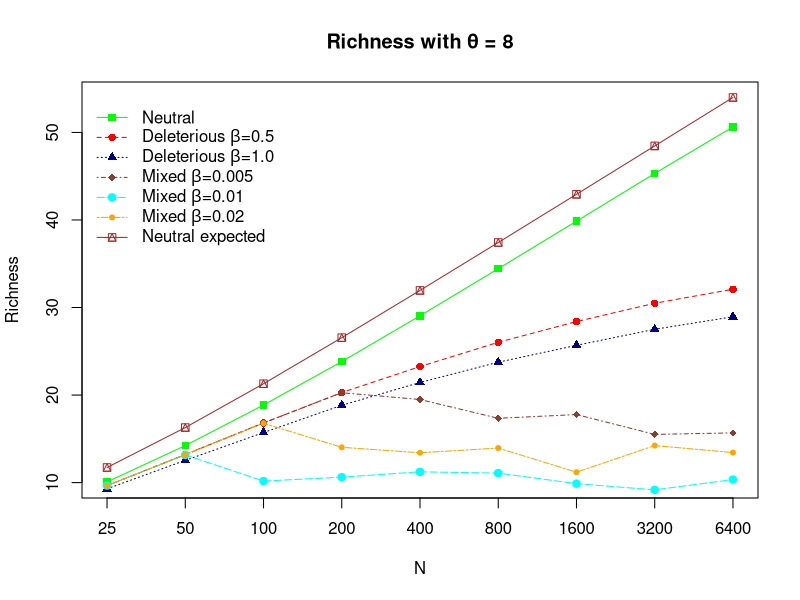

Write the R code that produced this figure. (Note: this script raises an error after producing the figure.)
# R code which produces the richness plot or plots for the infinite alleles model for the Nearly Neutral paper
# This code can be pasted into R or read into R using the R source command.
#if( flag2_27 ){ setwd("../02_27_17") }
setwd("../Box Sync/nearly-neutral/paper3_18/results/Richness_figure3")   # May not work, but shows the folder containing the data

del05 = read.csv("nn_del_Nmulist_fm45_N25_6400_theta0.5.csv",comment.char="#")
del10 = read.csv("nn_del_Nmulist_fm45_N25_6400_theta1.csv",comment.char="#")
mix05 = read.csv("nn_mixed_Nmulist_fm45_prob0.01_N25_6400_theta0.5_0.005.csv",comment.char="#")
mix1 = read.csv("nn_mixed_Nmulist_fm45_prob0.01_N25_6400_theta0.5_0.01.csv",comment.char="#")
mix2 = read.csv("nn_mixed_Nmulist_fm45_prob0.01_N25_6400_theta0.5_0.02.csv",comment.char="#")
neut = read.csv("nn_neut_Nmulist_fm45_N25_6400.csv",comment.char="#")

# these must come before subset statements
#nmu=0.5
#nmu=1.0
#nmu=2.0
nmu=4.0
neutstats=subset(neut,N_mu==nmu,select=c(N,N_mu,expected_w_heteroz,w_heteroz,expected_richness,average_richness,IQV))
del05stats=subset(del05,N_mu==nmu,select=c(N,N_mu,expected_w_heteroz,w_heteroz,expected_richness,average_richness,IQV))
del10stats=subset(del10,N_mu==nmu,select=c(N,N_mu,expected_w_heteroz,w_heteroz,expected_richness,average_richness,IQV))
mix05stats=subset(mix05,N_mu==nmu,select=c(N,N_mu,expected_w_heteroz,w_heteroz,expected_richness,average_richness,IQV))
mix1stats=subset(mix2,N_mu==nmu,select=c(N,N_mu,expected_w_heteroz,w_heteroz,expected_richness,average_richness,IQV))
mix2stats=subset(mix1,N_mu==nmu,select=c(N,N_mu,expected_w_heteroz,w_heteroz,expected_richness,average_richness,IQV))
# Add column "type" to dataframes
neutstats$type = 1
del05stats$type=2
del10stats$type=3
mix05stats$type=4
mix1stats$type=5
mix2stats$type=6
# concatenate dataframes
all_stats = rbind(neutstats, del05stats, del10stats,mix05stats,mix1stats,mix2stats)

# all nmu for richness
exp = all_stats$expected_richness; avg = all_stats$average_richness
ylabel = "Richness"
if( nmu == 0.5 ){ ymax = 10.; ymin = 2.40; legend_max =ymax; legend_right = 22}
if( nmu == 1.0 ){ ymax = 17.; ymin = 3.30; legend_max =ymax; legend_right = 22 }
if( nmu == 2.0 ){ ymax = 32.; ymin = 5.00; legend_max =32.; legend_right = 22 }
if( nmu == 4.0 ){ ymax = 54.; ymin = 10.0; legend_max =54.; legend_right = 22 }

colors= c("green","red","darkblue","coral4","cyan","orange","brown")
pchars = c(15,16,17,18,19,20,14)
linetypes = c(1,2,3,4,5,6,7)
labels=c(
  expression(paste("Neutral ")),
  expression(paste("Deleterious ",beta,"=0.5")),
  expression(paste("Deleterious ",beta,"=1.0")),
  expression(paste("Mixed ",beta,"=0.005")),
  expression(paste("Mixed ",beta,"=0.01")),
  expression(paste("Mixed ",beta,"=0.02")),
  expression(paste("Neutral expected "))   # comment out for IQV but not heterozygosity or richness
)
dev.off()
i=1
plot(all_stats$N[all_stats$type==i],avg[all_stats$type==i],log="x",xaxt="n",pch=pchars[1],col=colors[1],xlab="N",ylab=ylabel,ylim=c(ymin,ymax),xlim=c(25.0,6400.0))
axis(1,at=c(25,50,100,200,400,800,1600,3200,6400))
lines(all_stats$N[all_stats$type==i],avg[all_stats$type==i],col=colors[1],lty=linetypes[1])
for( i in 2:6 ){
  points(all_stats$N[all_stats$type==i],avg[all_stats$type==i],pch=pchars[i],col=colors[i])
  lines(all_stats$N[all_stats$type==i],avg[all_stats$type==i],col=colors[i],lty=i)
}
i=7  # Neutral expected.  Comment out for IQV since no IQV expected
points(all_stats$N[all_stats$type==1],exp[all_stats$type==1],pch=pchars[i],col=colors[i]) # comment out for IQV
lines(all_stats$N[all_stats$type==1],exp[all_stats$type==1],col=colors[i],lty=i)  # comment out for IQV
title(paste0(ylabel," with θ = ",(2.0*nmu)))
legend(legend_right,legend_max,labels,col=colors,pch=pchars,lty=linetypes,bty="n")
dev.copy(pdf,paste0(ylabel,"_theta_",(2.0*nmu),".pdf"))    # copies what is on the screen to a file.
dev.off()
dev.copy(png,paste0(ylabel,"_theta_",(2.0*nmu),".png"))    # copies what is on the screen to a file.
dev.off()
dev.copy(tiff,paste0(ylabel,"_theta_",(2.0*nmu),".tiff"))    # copies what is on the screen to a file.
dev.off()
